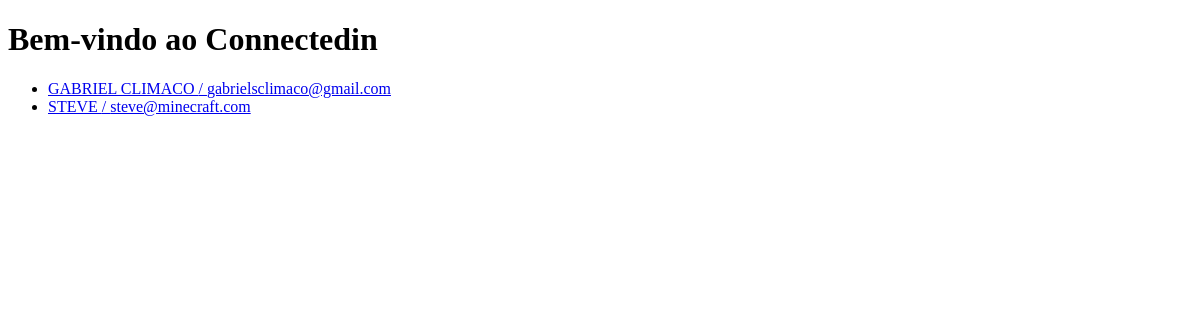
The app's page /, older data.
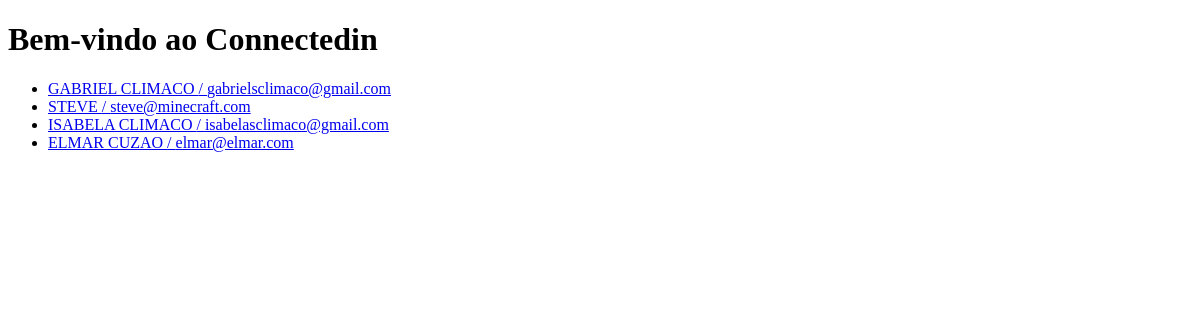
The same page, newer data.
### perfis/models.py (models this page shows)
class Perfil(models.Model):
    nome = models.CharField(max_length=255, null=False)
    email = models.CharField(max_length=255, null=False)
    telefone = models.CharField(max_length=15, null=False)
    nome_empresa = models.CharField(max_length=255, null=False)

### perfis/views.py (the view)
# urls.py: url(r'^$', 'perfis.views.index'),
def index(request):
	return render(request, 'index.html', { 'perfis' : Perfil.objects.all()})

### perfis/templates/index.html (shortened to what this page needs)
<!DOCTYPE html>
<html lang="pt-br">
    <head>
    </head>
    <body>
        <h1>Bem-vindo ao Connectedin</h1>
        {% if perfis%}
        	<ul>
				{%for perfil in perfis%}
					<li>
						<a href="{% url 'exibir' perfil.id %}">{{perfil.nome|upper}} / {{perfil.email}}</a>
					</li>
				{% endfor %}
        	</ul>
    	{% else %}
    		<p>Nenhum perfil cadastrado</p>
		{% endif %}
    </body>
</html>

Row changes from the older to the newer data that the page shows:
added Perfil: nome "ISABELA CLIMACO", email "isabelasclimaco@gmail.com"
added Perfil: nome "ELMAR CUZAO", email "elmar@elmar.com"
